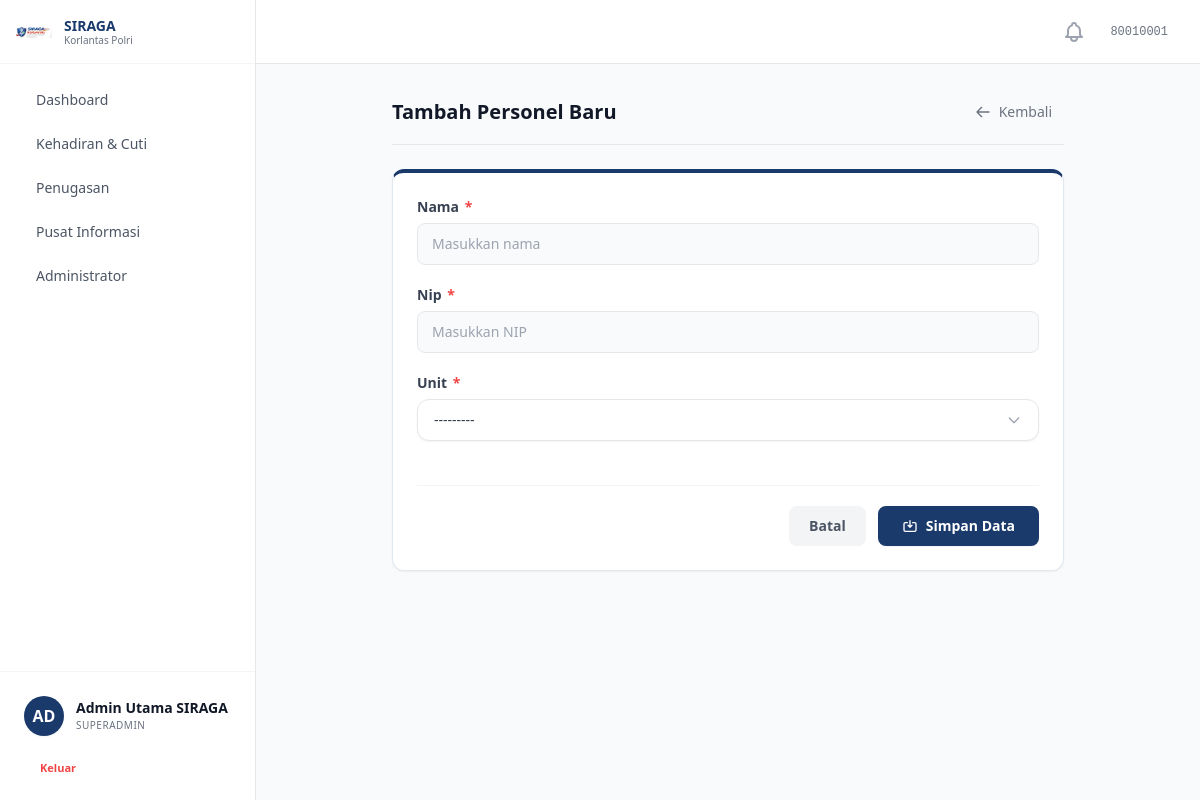
/personel/tambah/ (signed in), run on the app's committed database.
### accounts/models.py (models this page shows, shortened)
class MenuItem(models.Model):
    label = models.CharField(max_length=100, verbose_name='Label')
    path = models.CharField(max_length=200, blank=True, verbose_name='Path / URL Name')
    icon = models.CharField(max_length=100, blank=True, verbose_name='Icon')
    parent = models.ForeignKey(
        'self', on_delete=models.CASCADE, null=True, blank=True,
        related_name='submenus', verbose_name='Parent Menu'
    )
    sort_order = models.IntegerField(default=0, verbose_name='Sort Order')
    is_active = models.BooleanField(default=True, verbose_name='Active')
    class Meta:
        verbose_name = 'Menu Item'
        verbose_name_plural = 'Menu Items'
        ordering = ['sort_order', 'label']
    def get_url(self):
        try:
            return reverse(self.path)
        except NoReverseMatch:
            return self.path

class Personel(AbstractBaseUser, PermissionsMixin):
    ROLE_CHOICES = [
        ('personel', 'Personel'),
        ('operator', 'Operator'),
        ('pimpinan', 'Pimpinan'),
        ('superadmin', 'Superadmin'),
    ]
    PANGKAT_CHOICES = [
        ('Bharada', 'Bharada'),
        ('Bhayangkara', 'Bhayangkara'),
        ('Bripda', 'Bripda'),
        ('Briptu', 'Briptu'),
        ('Brigpol', 'Brigpol'),
        ('Bripka', 'Bripka'),
        ('Aipda', 'Aipda'),
        ('Aiptu', 'Aiptu'),
        ('Ipda', 'Ipda'),
        ('Iptu', 'Iptu'),
        ('AKP', 'AKP'),
        ('Kompol', 'Kompol'),
        ('AKBP', 'AKBP'),
        ('Kombespol', 'Kombespol'),
        ('Brigjen Pol', 'Brigjen Pol'),
        ('Irjen Pol', 'Irjen Pol'),
        ('Komjen Pol', 'Komjen Pol'),
        ('Jenderal Pol', 'Jenderal Pol'),
    ]
    nrp = models.CharField(max_length=20, unique=True, verbose_name='NRP')
    nama_lengkap = models.CharField(max_length=200, verbose_name='Nama Lengkap')
    email = models.EmailField(blank=True, verbose_name='Email')
    no_hp = models.CharField(max_length=20, blank=True, verbose_name='No. HP')
    pangkat = models.CharField(max_length=50, choices=PANGKAT_CHOICES, blank=True, verbose_name='Pangkat')
    jabatan = models.CharField(max_length=200, blank=True, verbose_name='Jabatan')
    satker = models.ForeignKey(
        Satker, on_delete=models.SET_NULL, null=True, blank=True,
        related_name='personel', verbose_name='Satuan Kerja'
    )
    role = models.CharField(max_length=20, choices=ROLE_CHOICES, default='personel', verbose_name='Role')
    role_obj = models.ForeignKey(
        Role, on_delete=models.SET_NULL, null=True, blank=True,
        related_name='personel_set', verbose_name='Role (Object)'
    )
    foto = models.ImageField(upload_to='foto_personel/', blank=True, null=True, verbose_name='Foto')
    is_active = models.BooleanField(default=False)
    status_verifikasi = models.CharField(
        max_length=20,
        choices=[('pending', 'Pending'), ('approved', 'Approved')],
        default='pending'
    )
    is_staff = models.BooleanField(default=False)
    tanggal_bergabung = models.DateTimeField(auto_now_add=True)
    tanggal_nonaktif = models.DateTimeField(null=True, blank=True, verbose_name='Tanggal Dinonaktifkan')
    alasan_nonaktif = models.TextField(blank=True, verbose_name='Alasan Dinonaktifkan')
    objects = PersonelManager()
    USERNAME_FIELD = 'nrp'
    REQUIRED_FIELDS = ['nama_lengkap']
    class Meta:
        verbose_name = 'Personel'
        verbose_name_plural = 'Personel'
        ordering = ['nama_lengkap']
    @property
    def is_superadmin(self):
        if self.role_obj:
            return self.role_obj.nama.lower() == 'superadmin'
        return self.role == 'superadmin'

class Role(models.Model):
    nama = models.CharField(max_length=100, unique=True, verbose_name='Nama Role')
    deskripsi = models.TextField(blank=True, verbose_name='Deskripsi')
    dibuat_pada = models.DateTimeField(default=timezone.now, verbose_name='Dibuat Pada')
    menus = models.ManyToManyField(MenuItem, blank=True, related_name='roles', verbose_name='Menu Access')
    class Meta:
        verbose_name = 'Role'
        verbose_name_plural = 'Role'
        ordering = ['nama']

### personel/views.py (the view, shortened to what this page needs)
# urls.py: path('tambah/', PersonelCreateView.as_view(), name='personel_create'),
class PersonelCreateView(LoginRequiredMixin, CreateView):
    model = Personel
    form_class = PersonelForm
    template_name = 'personel/personel_form.html'
    success_url = reverse_lazy('personel_list')
    def get_context_data(self, **kwargs):
        context = super().get_context_data(**kwargs)
        context['active_nav'] = 'personel'
        return context

### personel/forms.py (shortened to what this page needs)
class PersonelForm(forms.ModelForm):
    class Meta:
        model = Personel
        fields = ['nama', 'nip', 'unit']
        widgets = {
            'nama': forms.TextInput(attrs={'class': 'form-control', 'placeholder': 'Masukkan nama'}),
            'nip': forms.TextInput(attrs={'class': 'form-control', 'placeholder': 'Masukkan NIP'}),
            'unit': forms.Select(attrs={'class': 'form-control'}),
        }

### accounts/context_processor.py (called while the page is built)
def jumlah_verifikasi(request):
    if request.user.is_authenticated and (request.user.is_superadmin or request.user.is_operator):
        count = Personel.objects.filter(status_verifikasi='pending').count()
        return {'jumlah_pending_verifikasi': count}
    return {'jumlah_pending_verifikasi': 0}

### notifikasi/context_processors.py (called while the page is built)
def notifikasi_unread_count(request):
    if request.user.is_authenticated:
        count = Notifikasi.objects.filter(user=request.user, is_read=False).count()
        return {'notif_unread_count': count}
    return {'notif_unread_count': 0}

### personel/models.py (called while the page is built)
    def __str__(self):
        return self.nama

### sprin/context_processors.py (called while the page is built)
def user_role(request):
    role = request.session.get('user_role', 'Operator')
    if role not in ['Operator', 'SDM', 'Pimpinan']:
        role = 'Operator'
    return {'user_role': role}

### templates/personel/personel_form.html (shortened to what this page needs)
{% extends "base.html" %}
{% block content %}
<div class="max-w-2xl mx-auto flex flex-col gap-6">
    <div class="flex items-center justify-between pb-4 border-b border-gray-200">
        <div>
            <h1 class="text-xl font-bold text-gray-900">
                {% if object %}Edit Data Personel{% else %}Tambah Personel Baru{% endif %}
            </h1>
        </div>
        <a href="{% if object %}{% url 'personel_detail' object.pk %}{% else %}{% url 'personel_list' %}{% endif %}"
            class="inline-flex items-center gap-2 px-3 py-1.5 rounded-lg text-gray-500 hover:bg-gray-100 hover:text-gray-900 transition-colors text-sm font-medium">
            <svg class="w-4 h-4" fill="none" stroke="currentColor" viewBox="0 0 24 24">
                <path stroke-linecap="round" stroke-linejoin="round" stroke-width="2" d="M10 19l-7-7m0 0l7-7m-7 7h18" />
            </svg>
            Kembali
        </a>
    </div>
    <div class="card p-6 border-t-4 border-t-[#1a3a6b] bg-white rounded-xl shadow-sm">
        <form method="post" novalidate class="flex flex-col gap-5">
            {% for field in form %}
            <div class="flex flex-col gap-1.5">
                <label for="{{ field.id_for_label }}" class="block text-sm font-semibold text-gray-700">
                    {{ field.label }}
                    {% if field.field.required %}
                    <span class="text-red-500 ml-0.5" title="Wajib diisi">*</span>
                    {% endif %}
                </label>
                <div class="relative">
                    {{ field }}
                </div>
            </div>
            {% endfor %}
            <div class="mt-6 pt-5 border-t border-gray-100 flex items-center justify-end gap-3">
                <a href="{% if object %}{% url 'personel_detail' object.pk %}{% else %}{% url 'personel_list' %}{% endif %}"
                    class="px-5 py-2.5 rounded-lg text-sm font-semibold text-gray-600 bg-gray-100 hover:bg-gray-200 transition-colors">
                    Batal
                </a>
                <button type="submit"
                    class="inline-flex items-center gap-2 px-6 py-2.5 rounded-lg text-sm font-bold text-white bg-[#1a3a6b] hover:bg-[#2d5da6] transition-colors shadow-sm">
                    <svg class="w-4 h-4" fill="none" stroke="currentColor" viewBox="0 0 24 24">
                        <path stroke-linecap="round" stroke-linejoin="round" stroke-width="2"
                            d="M8 7H5a2 2 0 00-2 2v9a2 2 0 002 2h14a2 2 0 002-2V9a2 2 0 00-2-2h-3m-1 4l-3 3m0 0l-3-3m3 3V4" />
                    </svg>
                    Simpan Data
                </button>
            </div>
        </form>
    </div>
</div>
{% endblock %}

### templates/base.html (shortened to what this page needs)
{% load static %}
<!DOCTYPE html>
<html lang="id" class="h-full">
<head>
  <script src="https://cdn.tailwindcss.com"></script>
  <link rel="stylesheet" href="{% static 'css/custom.css' %}" />
</head>
<body class="h-full bg-gray-50 text-gray-900 antialiased" x-data="{ sidebarOpen: true }">
  {% if user.is_authenticated %}
  <div class="flex h-screen overflow-hidden">
    <aside
      :class="sidebarOpen ? 'w-64' : 'w-20'"
      class="flex flex-col bg-white border-r border-gray-200 transition-all duration-300 ease-in-out z-20 overflow-x-hidden"
    >
      <div class="flex h-16 items-center justify-between px-4 border-b border-gray-100 shrink-0">
        <div class="flex items-center gap-3" x-show="sidebarOpen" x-transition:enter.opacity.duration.300ms>
          {% load static %}
          <img src="{% static 'images/logo-siraga.png' %}" alt="SIRAGA" class="w-9 h-9 object-contain" />
          <div>
            <p class="text-sm font-bold text-[#1a3a6b] leading-tight">SIRAGA</p>
            <p class="text-[10px] text-gray-500 leading-tight">Korlantas Polri</p>
          </div>
        </div>
        <button @click="sidebarOpen = !sidebarOpen"
                class="p-2 rounded-lg text-gray-400 hover:bg-gray-100 hover:text-primary transition-colors shrink-0"
                :class="!sidebarOpen ? 'mx-auto' : ''">
        </button>
      </div>
      <div class="flex-1 overflow-y-auto py-4 px-3 space-y-1 custom-scrollbar">
        {% for menu in sidebar_menus %}
          {% if not menu.submenus.all %}
            <a href="{{ menu.get_url }}"
               class="flex items-center gap-3 px-3 py-2.5 rounded-xl transition-all group hover:bg-primary/5"
               :class="!sidebarOpen ? 'justify-center' : ''">
              <span x-show="sidebarOpen" x-transition.opacity class="text-sm font-medium text-gray-600 group-hover:text-primary whitespace-nowrap">
                {{ menu.label }}
              </span>
            </a>
          {% else %}
            <div x-data="{ dropdownOpen: false }">
              <button @click="dropdownOpen = !dropdownOpen"
                      class="w-full flex items-center justify-between px-3 py-2.5 rounded-xl transition-all group hover:bg-primary/5"
                      :class="!sidebarOpen ? 'justify-center' : ''">
                <div class="flex items-center gap-3">
                  <span x-show="sidebarOpen" x-transition.opacity class="text-sm font-medium text-gray-600 group-hover:text-primary whitespace-nowrap">
                    {{ menu.label }}
                  </span>
                </div>
              </button>
            </div>
          {% endif %}
        {% endfor %}
      </div>
      <div class="mt-auto border-t border-gray-100 p-4 shrink-0">
        <a href="{% url 'accounts:profil' %}"
           class="flex items-center gap-3 p-2 rounded-xl hover:bg-gray-50 transition-all group"
           :class="!sidebarOpen ? 'justify-center' : ''">
          <div class="flex h-10 w-10 shrink-0 items-center justify-center rounded-full bg-primary text-white font-bold group-hover:ring-4 group-hover:ring-primary/10 transition-all shadow-sm">
            {% if user.foto %}
              <img src="{{ user.foto.url }}" class="h-10 w-10 rounded-full object-cover" alt="Foto Profil">
            {% else %}
              {{ user.nama_lengkap|slice:":2"|upper }}
            {% endif %}
          </div>
          <div x-show="sidebarOpen" x-transition.opacity class="flex flex-col overflow-hidden whitespace-nowrap">
            <span class="text-sm font-semibold text-gray-900 truncate">{{ user.nama_lengkap }}</span>
            <span class="text-[10px] text-gray-500 truncate uppercase tracking-wider font-medium">{{ user.role_obj.nama}}</span>
          </div>
        </a>
        <form action="{% url 'accounts:logout' %}" method="POST" class="mt-2">
          <button type="submit"
                  class="flex w-full items-center gap-3 px-3 py-2 text-[11px] font-bold text-red-500 hover:bg-red-50 rounded-lg transition-colors"
                  :class="!sidebarOpen ? 'justify-center' : ''">
            <span x-show="sidebarOpen" x-transition.opacity>Keluar</span>
          </button>
        </form>
      </div>
    </aside>
    <main class="flex-1 flex flex-col min-w-0 bg-gray-50 overflow-hidden">
      <header class="h-16 bg-white border-b border-gray-200 flex items-center justify-between px-8 shrink-0">
        <div class="flex items-center gap-4">
          <div class="relative" id="notification-dropdown-wrapper">
              <button type="button" id="notification-btn" class="relative p-2 text-gray-400 hover:text-[#1a3a6b] transition-colors focus:outline-none">
              </button>
          </div>
          <span class="text-xs text-gray-500 font-mono">{{ user.nrp }}</span>
        </div>
      </header>
      <div class="flex-1 overflow-y-auto p-8 custom-scrollbar">
        {% block content %}{% endblock %}
      </div>
    </main>
  </div>
  {% else %}
      {% block full_page %}{% endblock %}
  {% endif %}
</body>
</html>

### static/css/custom.css (style rules this page uses)
html { scroll-behavior: smooth; }
.card { background: white; border: 1px solid #e2e8f0; border-radius: 12px; box-shadow: 0 1px 3px rgba(0,0,0,0.06); }

### data on the page
MenuItem: label "Dashboard"
MenuItem: label "Kehadiran & Cuti"
MenuItem: label "Penugasan"
MenuItem: label "Pusat Informasi"
MenuItem: label "Administrator"
Personel: nama_lengkap "AD", nama_lengkap "Admin Utama SIRAGA", role_obj.nama "SUPERADMIN", nrp "80010001"

### other printed values
{{ field.label }} "Nama" "Nip" "Unit"
